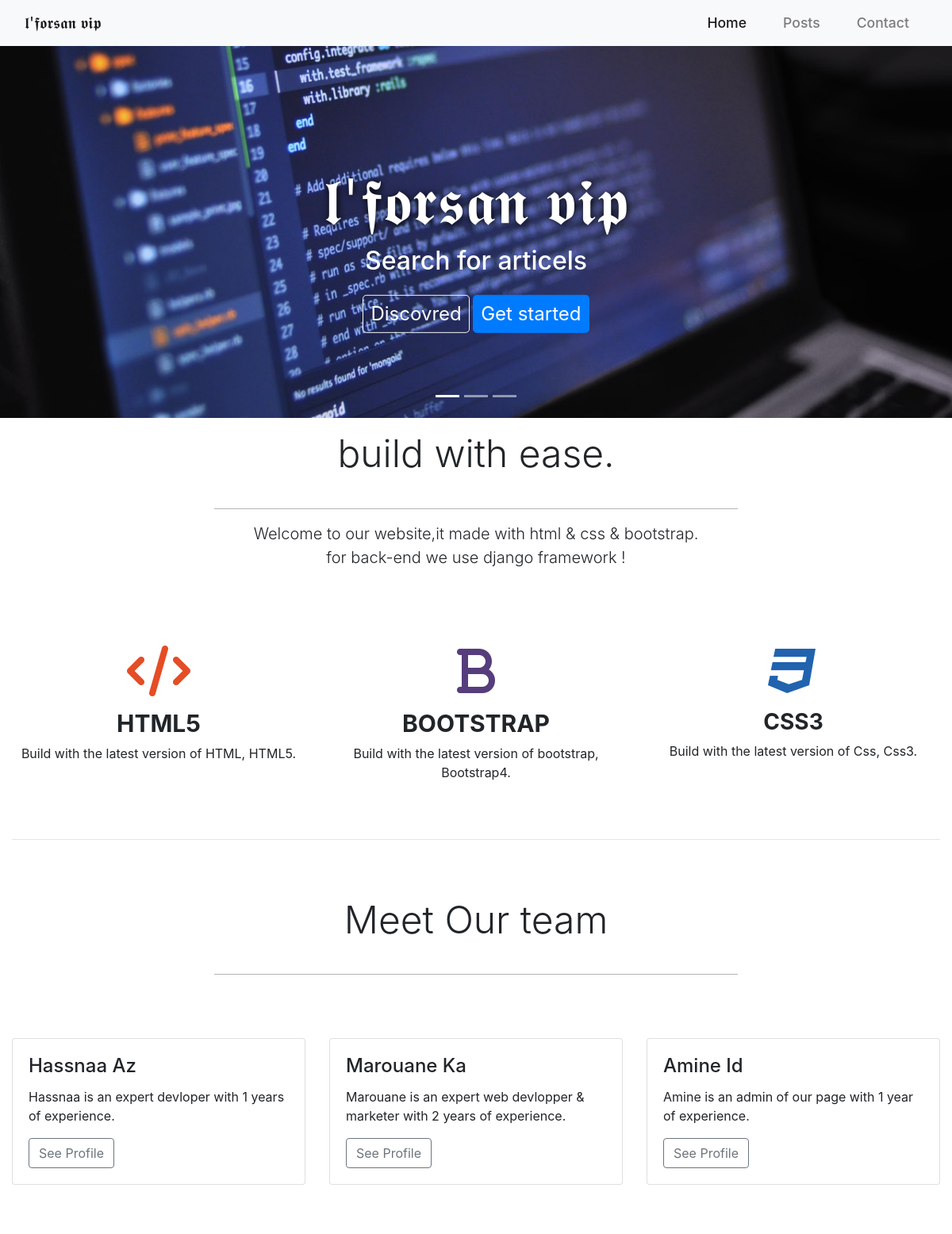
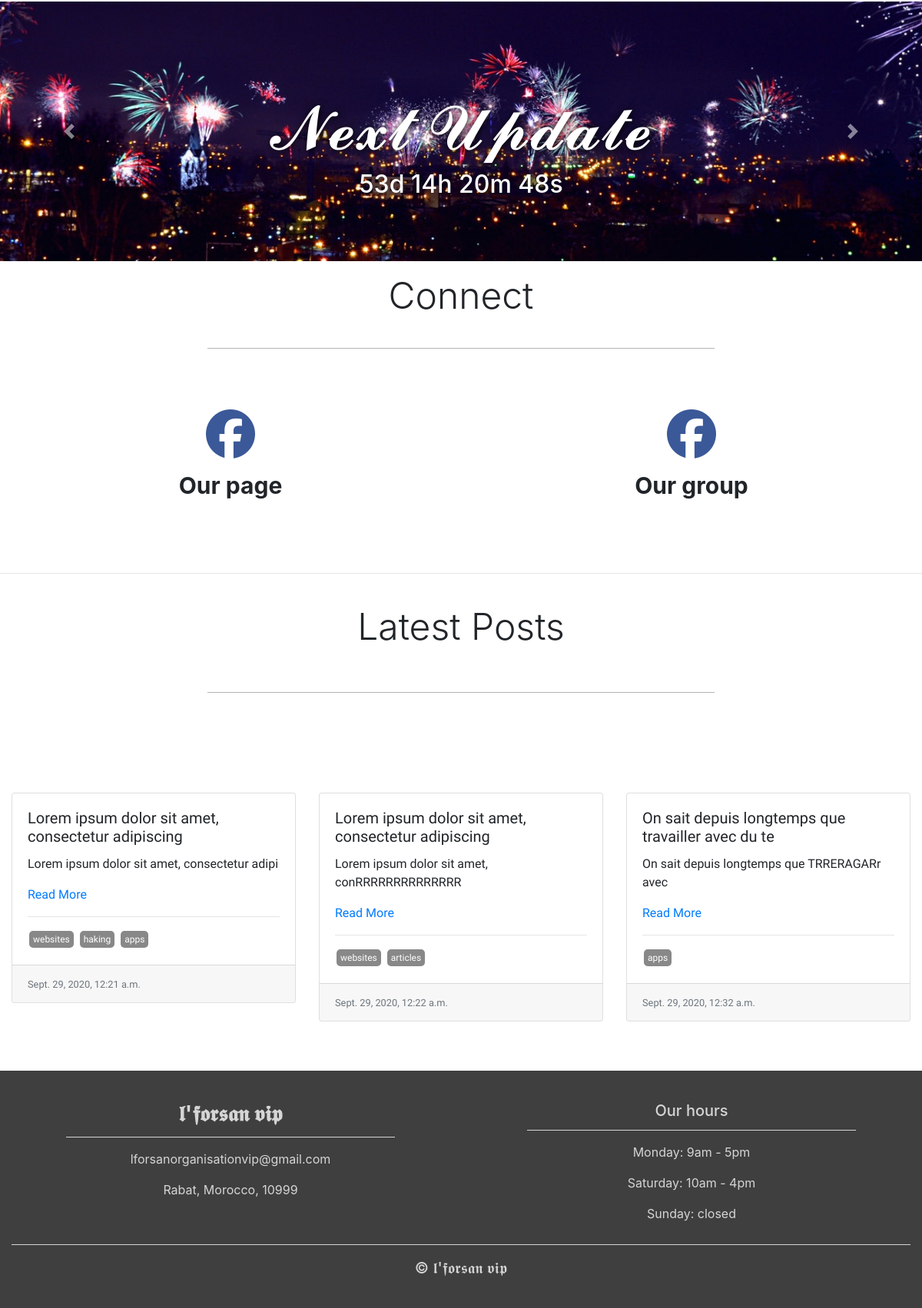
The page / on the database its author committed (2 pictures, top to bottom).
### blog/models.py (models this page shows, shortened)
class Post(models.Model):
    auteur = models.CharField(max_length=200, null=True)
    title = models.CharField(max_length=50, null=True)
    subtitle = models.CharField(max_length=50, null=True)
    contenu = models.TextField(max_length=900, null=True)
    image = models.ImageField(null =True, blank =True, upload_to = "images", default ="placeholder.png")
    data_creates = models.DateTimeField(auto_now_add=True, null=True)
    active = models.BooleanField(default=False)
    important = models.BooleanField(default=False)
    tags = models.ManyToManyField(Tag, null=True)

class Tag(models.Model):
    name = models.CharField(max_length=200, null=True)
    def __str__(self):
        return self.name

### blog/views.py (the view)
# urls.py: path('', views.index, name='index'),
def index(request):
    posts = Post.objects.filter(active=True, important=True)[0:3]
    return render(request, 'accounts/template1.html', {'posts': posts})

### blog/templates/accounts/template1.html (shortened to what this page needs)
{% load static %}
<!DOCTYPE html>
<html lang="en">
<head>
    <link rel="stylesheet" href="{% static '/css/home.css' %}">
    <link rel="stylesheet" href="https://stackpath.bootstrapcdn.com/bootstrap/4.5.2/css/bootstrap.min.css">
</head>
<body>
    <nav class="navbar navbar-expand-md navbar-light bg-light sticky-top">
      <div class="container-fluid">
       <a class="navbar-brand" href="{% url 'index' %}">𝖑'𝖋𝖔𝖗𝖘𝖆𝖓 𝖛𝖎𝖕</a>
      </div>
      <div class="collapse navbar-collapse" id="navbarNav">
        <ul class="navbar-nav">
          <li class="nav-item active">
            <a class="nav-link" href="{% url 'index' %}">Home <span class="sr-only">(current)</span></a>
          </li>
          <li class="nav-item">
            <a class="nav-link" href="{% url 'posts' %}">Posts</a>
          </li>
          <li class="nav-item">
            <a class="nav-link" href="{% url 'contact' %}">Contact</a>
          </li>
        </ul>
      </div>
    </nav>
    <div id="slides" class="carousel slide" data-ride="carousel">
        <ul class="carousel-indicators">
          <li data-target="#slides" data-slide-to="8" class="active"></li>
          <li data-target="#slides" data-slide-to="1"></li>
          <li data-target="#slides" data-slide-to="2"></li>
        </ul>
        <div class="carousel-inner">
          <div class="carousel-item active">
            <img src="{% static '/images/1.jpg' %}" alt="">
            <div class="carousel-caption">
              <h1 class="display-2">𝖑'𝖋𝖔𝖗𝖘𝖆𝖓 𝖛𝖎𝖕</h1>
              <h3>Search for articels</h3>
              <button type="button" class="btn btn-outline-light btn-lg"><a href="{% url 'posts' %}">Discovred</a></button>
              <button type="button" class="btn btn-primary btn-lg">Get started</button>
            </div>
          </div>
        </div>
      </div>
  <div class="container-fluid padding">
    <div class="row welcome text-center">
      <div class="col-12">
          <h1 class="display-4">build with ease.</h1>
      </div>
      <hr class="hi">
      <div class="col-12">
          <p class="lead">Welcome to our website,it made with html & css & bootstrap. <br>for back-end we use django framework !</p>
      </div>
    </div>
    </div>
    <div class="container-fluid padding">
      <div class="row text-center padding">
        <div class="col-xs-12 col-sm-6 col-md-4">
          <i class="fas fa-code"></i>
          <h3>HTML5</h3>
          <p>Build with the latest version of HTML, HTML5.</p>
        </div>
        <div class="col-xs-12 col-sm-6 col-md-4">
          <i class="fas fa-bold"></i>
          <h3>BOOTSTRAP</h3>
          <p>Build with the latest version of bootstrap, Bootstrap4.</p>
        </div>
        <div class="col-sm-12 col-md-4">
          <i class="fab fa-css3"></i>
          <h3>CSS3</h3>
          <p>Build with the latest version of Css, Css3.</p>
        </div>
      </div>
        <hr class="my-4">
    </div>
    <div class="container-fluid padding">
      <div class="row welcome text-center">
        <div class="col-12">
          <h1 class="display-4">Meet Our team</h1>
        </div>
        <hr class="hi">
      </div>
    </div>
    <div class="container-fluid padding">
      <div class="row padding">
        <div class="col-md-4">
          <div class="card">
            <div class="card-body">
              <h4 class="card-title"> Hassnaa Az </h4>
              <p class="card-text">Hassnaa is an expert devloper with 1 years of experience.</p>
              <a href="https://web.facebook.com/hasnaa.az.79/" target="_blank" class="btn btn-outline-secondary">See Profile</a>
            </div>
          </div>
        </div>
        <div class="col-md-4">
          <div class="card">
            <div class="card-body">
              <h4 class="card-title"> Marouane Ka </h4>
              <p class="card-text">Marouane is an expert web devlopper & marketer with 2 years of experience.</p>
              <a href="https://web.facebook.com/mrex.king.90/" target="_blank" class="btn btn-outline-secondary">See Profile</a>
            </div>
          </div>
        </div>
        <div class="col-md-4">
          <div class="card">
            <div class="card-body">
              <h4 class="card-title"> Amine Id </h4>
              <p class="card-text">Amine is an admin of our page with 1 year of experience.</p>
              <a href="https://web.facebook.com/amineidbenmouh2/" target="_blank" class="btn btn-outline-secondary">See Profile</a>
            </div>
          </div>
        </div>
      </div>
    </div>
   <div class="next">
    <div id="carouselExampleControls" class="carousel slide" data-ride="carousel">
      <div class="carousel-inner">
        <div class="carousel-item active">
          <img class="d-block w-100" src="{%static '/images/happy.jpg'%}" alt="First slide">
          <div class="carousel-caption">
              <h1 class="display-2">𝓝𝓮𝔁𝓽 𝓤𝓹𝓭𝓪𝓽𝓮</h1>
              <h3 id="demo"></h3>
            </div>
        </div>
      </div>
      <a class="carousel-control-prev" href="#carouselExampleControls" role="button" data-slide="prev">
        <span class="carousel-control-prev-icon" aria-hidden="true"></span>
      </a>
      <a class="carousel-control-next" href="#carouselExampleControls" role="button" data-slide="next">
        <span class="carousel-control-next-icon" aria-hidden="true"></span>
      </a>
    </div>
   </div>
    <div class="container-fluid padding">
      <div class="row welcome text-center">
        <div class="col-12">
          <h1 class="display-4">Connect</h1>
        </div>
        <hr class="hi">
      </div>
    </div>
    <div class="container-fluid padding">
      <div class="row text-center padding">
        <div class="col-xs-12 col-sm-6 ">
          <a href="https://web.facebook.com/lforsan.vip1/" target="_blank"><i class="fab fa-facebook"></i></a>
          <h3>Our page</h3>
        </div>
        <div class="col-xs-12 col-sm-6 ">
          <a href="https://web.facebook.com/groups/274426113772445" target="_blank"><i class="fab fa-facebook"></i></a>
          <h3>Our group</h3>
        </div>
      </div>
    </div>
    <hr class="my-4">
   <section class="posts">
    <div class="container-fluid padding">
      <div class="row welcome text-center">
        <div class="col-12">
          <h2 class="display-4">Latest Posts</h2>
        </div>
        <hr class="hi">
      </div>
    </div>
    <div class="container-fluid padding">
      <div class="row padding">
        {% for post in posts %}
        <div class="col-md-4">
          <div class="card">
            <div class="card-body">
              <h5 class="card-title"> {{post.title}} </h5>
              <p class="card-text">{{post.subtitle}}</p>
              <a href="{% url 'post' post.pk %}" target="_blank">Read More</a>
              <hr>
              {% for tag in post.tags.all %}
              <span class="Tag">{{tag}}</span>
              {% endfor %}
            </div>
            <div class="card-footer">
              <small class="text-muted">{{post.data_creates}}</small>
            </div>
          </div>
        </div>
        {% endfor %}
      </div>
    </div>
   </section>
    <footer>
      <div class=" container-fluid padding">
      <div class="row text-center">
        <div class="col-md-6">
        <h3>𝖑'𝖋𝖔𝖗𝖘𝖆𝖓 𝖛𝖎𝖕</h3>
        <hr class="light">
        <p>lforsanorganisationvip@gmail.com</p>
        <p>Rabat, Morocco, 10999</p>
        </div>
        <div class="col-md-6">
          <h5>Our hours</h5>
          <hr class="light">
          <p>Monday: 9am - 5pm</p>
          <p>Saturday: 10am - 4pm</p>
          <p>Sunday: closed</p>
        </div>
        <div class="col-12">
          <hr class="light-100">
          <h5>&copy; 𝖑'𝖋𝖔𝖗𝖘𝖆𝖓 𝖛𝖎𝖕</h5>
        </div>
      </div>
      </div>
      </footer>
</body>
</html>

### rows shown on the page
Post: title "Lorem ipsum dolor sit amet, consectetur adipiscing", subtitle "Lorem ipsum dolor sit amet, consectetur adipi", data_creates "Sept. 29, 2020, 12:21 a.m."
Tag: name "websites"
Tag: name "haking"
Tag: name "apps"
Post: title "Lorem ipsum dolor sit amet, consectetur adipiscing", subtitle "Lorem ipsum dolor sit amet, conRRRRRRRRRRRRRR", data_creates "Sept. 29, 2020, 12:22 a.m."
Tag: name "articles"
Post: title "On sait depuis longtemps que travailler avec du te", subtitle "On sait depuis longtemps que TRRERAGARr avec", data_creates "Sept. 29, 2020, 12:32 a.m."
